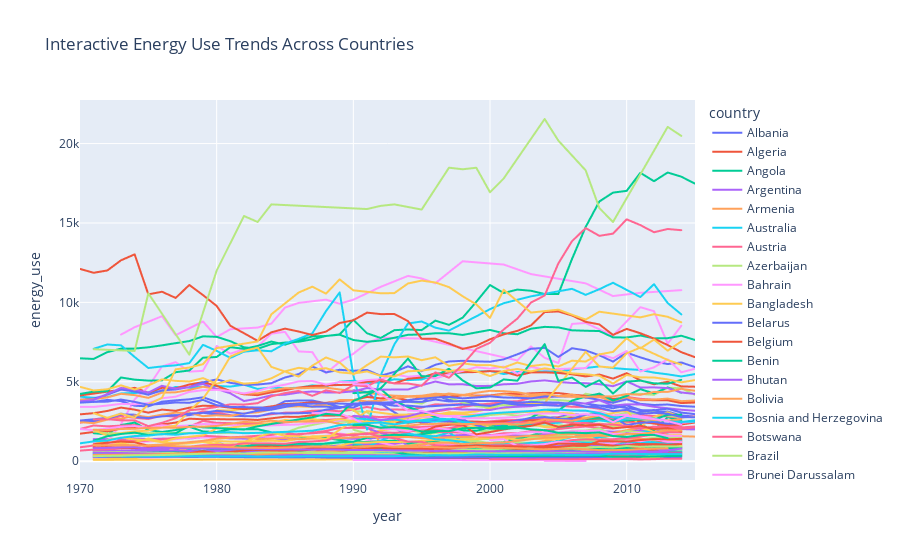

Here is the notebook cell this chart was saved with:
### Code cell
# -------------------------------
# Step 5: Visualizations and Diagnostics
# -------------------------------
# Reset index for plotting purposes
df_plot = df_panel_clean.reset_index()

# Plot energy use trends for selected countries:
# Example: Top 5 countries by average renewable_ratio (green leaders)
top_green = df_plot.groupby("country")["renewable_ratio"].mean().nlargest(5).index
plt.figure(figsize=(12, 6))
sns.lineplot(data=df_plot[df_plot["country"].isin(top_green)], x="year", y="energy_use", hue="country")
plt.title("Energy Use Trends for Top Renewable Ratio Countries")
plt.xlabel("Year")
plt.ylabel("Energy Use (kg oil equivalent per capita)")
plt.show()

# Example: Bottom 5 countries by average renewable_ratio (fuel dominated)
top_fossil = df_plot.groupby("country")["renewable_ratio"].mean().nsmallest(5).index
plt.figure(figsize=(12, 6))
sns.lineplot(data=df_plot[df_plot["country"].isin(top_fossil)], x="year", y="energy_use", hue="country")
plt.title("Energy Use Trends for Lowest Renewable Ratio Countries")
plt.xlabel("Year")
plt.ylabel("Energy Use (kg oil equivalent per capita)")
plt.show()

# Pairplot of key variables
sns.pairplot(df_plot[["energy_use", "gdp", "fossil_share", "renewable_ratio", "env_tax"]])
plt.show()

# Interactive visualization: Energy use trends across all countries
fig = px.line(df_plot, x="year", y="energy_use", color="country",
              title="Interactive Energy Use Trends Across Countries")
fig.show()

# -------------------------------
# Step 6: Advanced Analysis Summary
# -------------------------------
# The advanced analysis uses two-way fixed effects (controlling for both country and time heterogeneity)
# and incorporates a policy indicator (env_tax) alongside economic and energy mix variables.
# Robustness is checked via a Random Effects model and a Hausman test.
# The visualizations support interpretation of trends and diagnostic checks.
